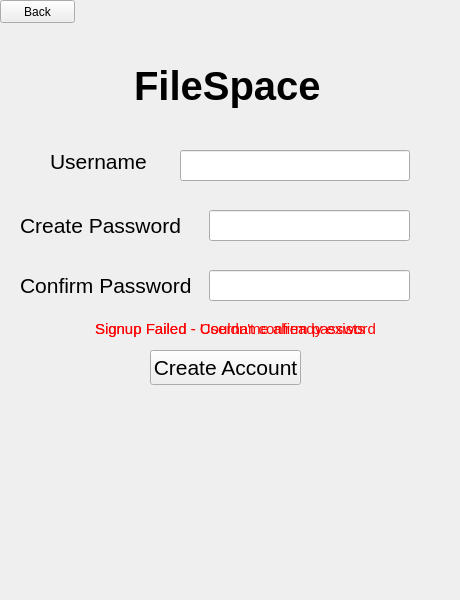
<?xml version="1.0" encoding="UTF-8"?>
<ui version="4.0">
 <class>MainWindow</class>
 <widget class="QMainWindow" name="MainWindow">
  <property name="enabled">
   <bool>true</bool>
  </property>
  <property name="geometry">
   <rect>
    <x>0</x>
    <y>0</y>
    <width>460</width>
    <height>600</height>
   </rect>
  </property>
  <property name="windowTitle">
   <string>MainWindow</string>
  </property>
  <widget class="QWidget" name="centralwidget">
   <widget class="QLabel" name="title_label">
    <property name="geometry">
     <rect>
      <x>134</x>
      <y>60</y>
      <width>191</width>
      <height>51</height>
     </rect>
    </property>
    <property name="font">
     <font>
      <pointsize>30</pointsize>
      <weight>75</weight>
      <italic>false</italic>
      <bold>true</bold>
     </font>
    </property>
    <property name="mouseTracking">
     <bool>false</bool>
    </property>
    <property name="text">
     <string>FileSpace</string>
    </property>
   </widget>
   <widget class="QLabel" name="username_label">
    <property name="geometry">
     <rect>
      <x>50</x>
      <y>150</y>
      <width>101</width>
      <height>23</height>
     </rect>
    </property>
    <property name="font">
     <font>
      <pointsize>16</pointsize>
     </font>
    </property>
    <property name="text">
     <string>Username</string>
    </property>
   </widget>
   <widget class="QLineEdit" name="username_input">
    <property name="geometry">
     <rect>
      <x>180</x>
      <y>150</y>
      <width>230</width>
      <height>31</height>
     </rect>
    </property>
   </widget>
   <widget class="QLineEdit" name="password_input">
    <property name="geometry">
     <rect>
      <x>209</x>
      <y>210</y>
      <width>201</width>
      <height>31</height>
     </rect>
    </property>
    <property name="tabletTracking">
     <bool>false</bool>
    </property>
    <property name="autoFillBackground">
     <bool>false</bool>
    </property>
    <property name="echoMode">
     <enum>QLineEdit::Password</enum>
    </property>
    <property name="clearButtonEnabled">
     <bool>false</bool>
    </property>
   </widget>
   <widget class="QLabel" name="password_label">
    <property name="geometry">
     <rect>
      <x>20</x>
      <y>210</y>
      <width>161</width>
      <height>31</height>
     </rect>
    </property>
    <property name="font">
     <font>
      <pointsize>16</pointsize>
     </font>
    </property>
    <property name="text">
     <string>Create Password</string>
    </property>
   </widget>
   <widget class="QLabel" name="confirm_password_label">
    <property name="geometry">
     <rect>
      <x>20</x>
      <y>270</y>
      <width>171</width>
      <height>31</height>
     </rect>
    </property>
    <property name="font">
     <font>
      <pointsize>16</pointsize>
     </font>
    </property>
    <property name="text">
     <string>Confirm Password</string>
    </property>
   </widget>
   <widget class="QLineEdit" name="confirm_password_input">
    <property name="geometry">
     <rect>
      <x>209</x>
      <y>270</y>
      <width>201</width>
      <height>31</height>
     </rect>
    </property>
    <property name="tabletTracking">
     <bool>false</bool>
    </property>
    <property name="autoFillBackground">
     <bool>false</bool>
    </property>
    <property name="text">
     <string/>
    </property>
    <property name="echoMode">
     <enum>QLineEdit::Password</enum>
    </property>
    <property name="clearButtonEnabled">
     <bool>false</bool>
    </property>
   </widget>
   <widget class="QPushButton" name="create_account_button">
    <property name="geometry">
     <rect>
      <x>150</x>
      <y>350</y>
      <width>151</width>
      <height>35</height>
     </rect>
    </property>
    <property name="font">
     <font>
      <pointsize>16</pointsize>
     </font>
    </property>
    <property name="text">
     <string>Create Account</string>
    </property>
   </widget>
   <widget class="QPushButton" name="pushButton">
    <property name="geometry">
     <rect>
      <x>0</x>
      <y>0</y>
      <width>75</width>
      <height>23</height>
     </rect>
    </property>
    <property name="text">
     <string>Back</string>
    </property>
   </widget>
   <widget class="QLabel" name="signup_fail_label">
    <property name="enabled">
     <bool>true</bool>
    </property>
    <property name="geometry">
     <rect>
      <x>95</x>
      <y>320</y>
      <width>285</width>
      <height>18</height>
     </rect>
    </property>
    <property name="font">
     <font>
      <pointsize>11</pointsize>
     </font>
    </property>
    <property name="styleSheet">
     <string notr="true">color:rgb(255, 0, 0)</string>
    </property>
    <property name="text">
     <string>Signup Failed - Username already exists</string>
    </property>
   </widget>
   <widget class="QLabel" name="confirm_fail_label">
    <property name="enabled">
     <bool>true</bool>
    </property>
    <property name="geometry">
     <rect>
      <x>95</x>
      <y>320</y>
      <width>285</width>
      <height>18</height>
     </rect>
    </property>
    <property name="font">
     <font>
      <pointsize>11</pointsize>
     </font>
    </property>
    <property name="styleSheet">
     <string notr="true">color:rgb(255, 0, 0)</string>
    </property>
    <property name="text">
     <string>Signup Failed - Couldn't confirm password</string>
    </property>
   </widget>
  </widget>
 </widget>
 <resources/>
 <connections/>
</ui>
